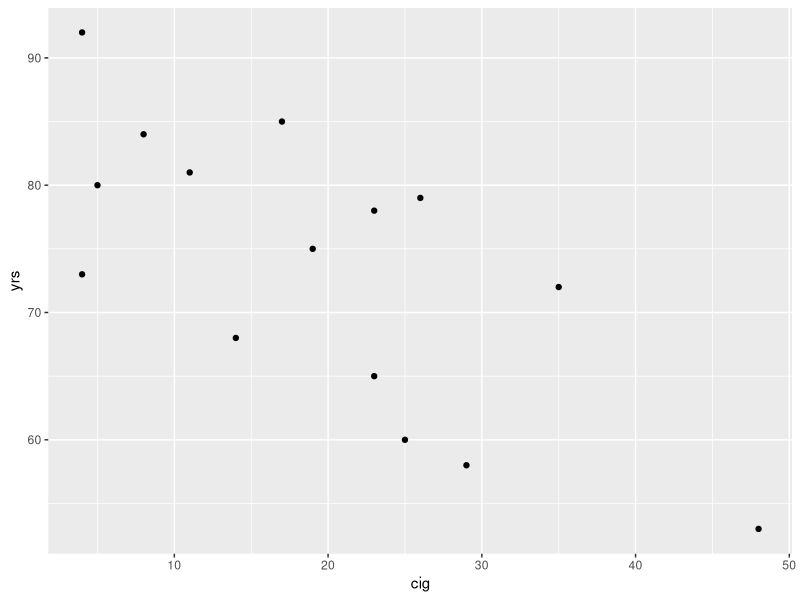
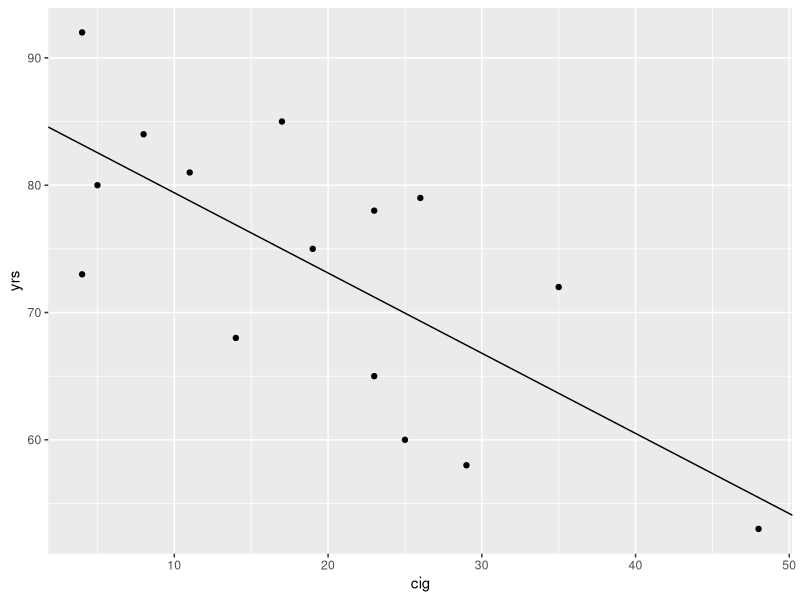
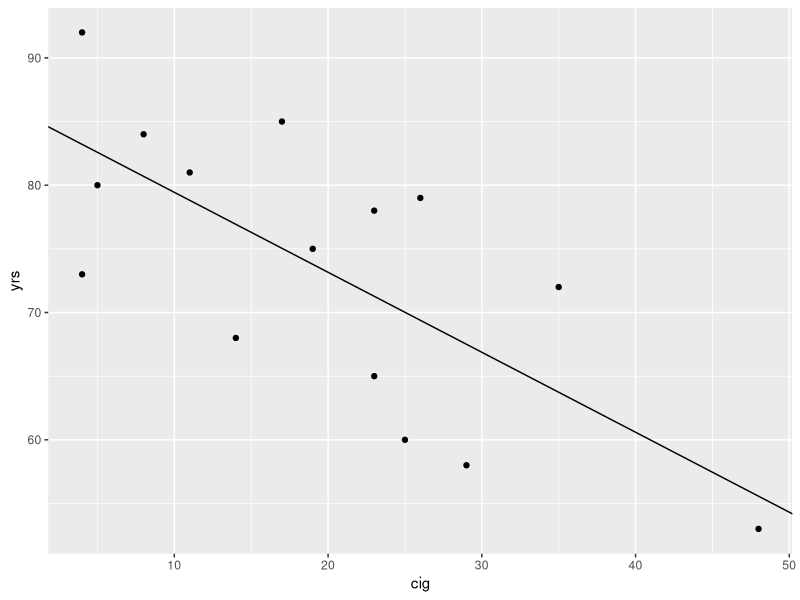
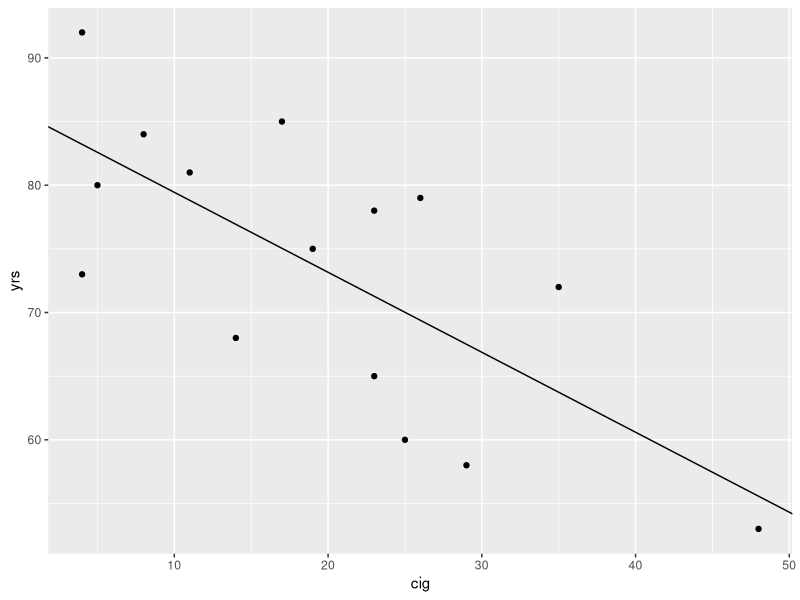

These figures' R source, in order:
## 062_simple_regression.R

## http://www.real-statistics.com/regression/least-squares-method/

library(tidyverse)
cig <- c(5,23,25,48,17,8,4,26,11,19,14,35,29,4,23)
yrs <- c(80,78,60,53,85,84,73,79,81,75,68,72,58,92,65)

t <- tibble(cig, yrs)

g<- t %>%
	ggplot(aes(cig,yrs))

g + geom_point()


model <- lm (yrs ~ cig)

## all 3 work same
g + geom_point() +geom_abline(intercept=85.7, slope=-0.63)
g + geom_point() +geom_abline(intercept=coef(model)[1], slope=coef(model)[2])
g + geom_point() +geom_abline(aes(intercept=coef(model)[1], 
								  slope=coef(model)[2]))
##
#	predictions
##
pred <- coef(model)[1] + coef(model)[2]*cig
